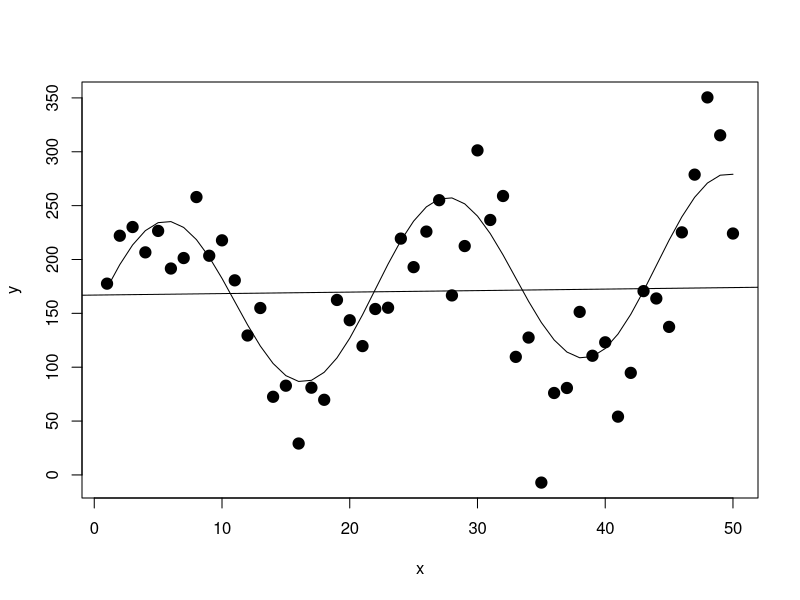
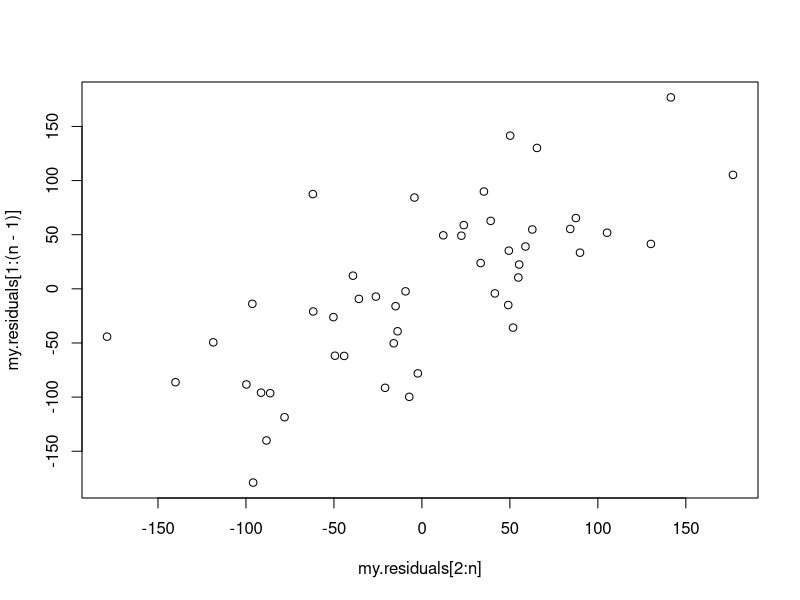

Write R code to recreate these figures, in order.
# Example 01-01

# Simulate data
n <- 50
x <- 1:n # values for time
y.s <- 150 + 80 * sin(x/3.5) + x # structural part of relationship, in this case it is known.
r.error <- rnorm(length(x), mean = 0, sd = sqrt(2500)) # random component, truly iid normal.
y <- y.s + r.error # simulated observed values.

# Plot the observations and then the true relationship.
plot(y ~ x, pch=19, cex=1.5)
lines(y.s ~ x)

# Use a linear regression as a first guess

my.lr <- lm(y ~ x)
summary(my.lr)
coef(my.lr)
str(coef(my.lr))
abline(coef(my.lr)["(Intercept)"],coef(my.lr)["x"]) # Add the prediction line to the plot

# How do we know if the model is correct? We don't. But we can find out if it is incorrect.

my.residuals <- residuals(my.lr)

plot(my.residuals[2:n],my.residuals[1:(n-1)])
cor(my.residuals[2:n],my.residuals[1:(n-1)])
